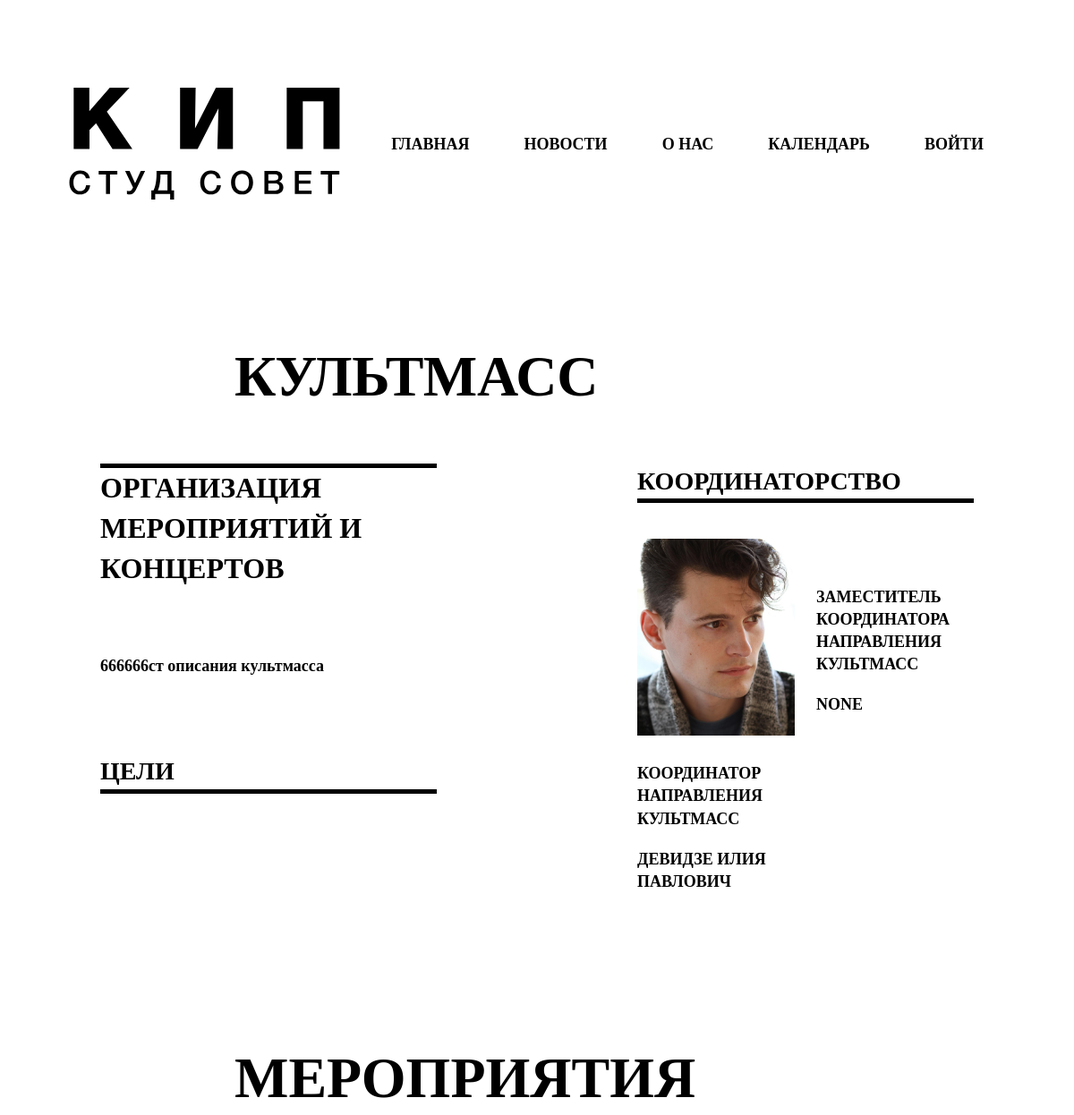
Page /direction/8/ (upper part) on the earlier database version.
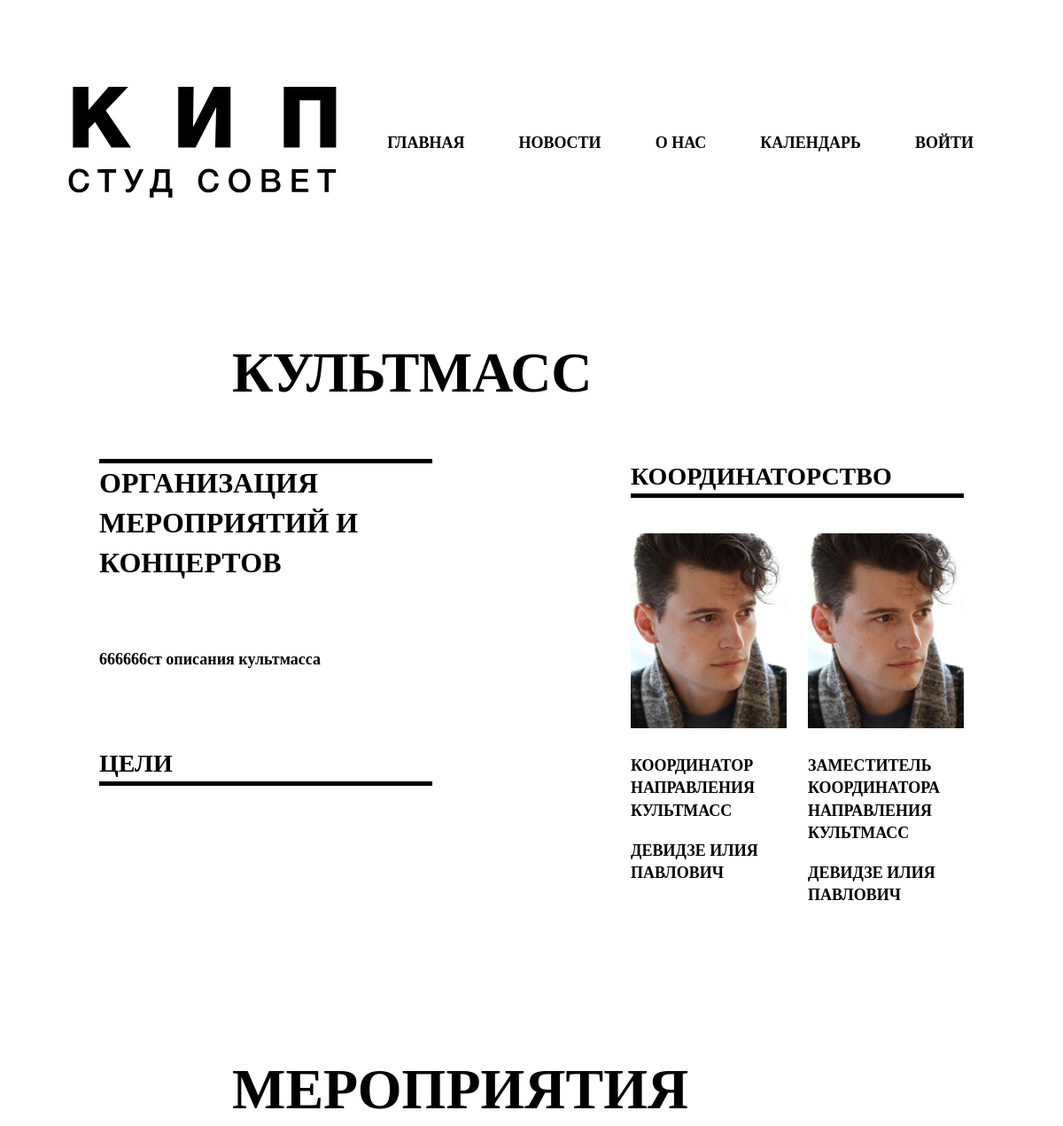
Same page on the later database version.
### accounts/models.py (models this page shows, shortened)
class ListDirection(models.Model):
    STATUS = (
            ('Участник', 'Участник'),
            ('Правление', 'Правление')
    )
    tags        = models.ForeignKey(Tag, null=True, on_delete=models.SET_NULL)
    user        = models.ForeignKey(Student, null=True, on_delete=models.SET_NULL)
    status      = models.CharField(max_length=200, blank=True, null=True, choices=STATUS)
    role        = models.CharField(max_length=200, blank=True, null=True)
    date_created= models.DateTimeField(auto_now_add=True, null=True)

class Student(models.Model):
    user        = models.OneToOneField(User, null=True, on_delete=models.CASCADE)
    group       = models.ForeignKey(Company, null=True, on_delete=models.SET_NULL)
    fio         = models.CharField(max_length=200, null=True)
    phone       = models.CharField(max_length=200, null=True)
    birthday    = models.DateField(null=True)
    profile_pic = models.ImageField(default='avatar.png', null=True, blank=True)
    vk_url      = models.CharField(max_length=200, blank=True, null=True)
    instagram_url   = models.CharField(max_length=200, blank=True, null=True)
    date_created= models.DateTimeField(auto_now_add=True, null=True)
    def __str__(self):
        return str(self.fio)

### accounts/views.py (the view)
# urls.py: path('direction/<str:tags>/', views.direction, name="direction"),
def direction(request, tags):
    news = New.objects.filter(tags=tags)
    users = ListDirection.objects.filter(tags=tags)
    text_about = About.objects.filter(tags=tags).last()
    context = {
    'news':news, 'users':users, 'text_about':text_about
    }
    return render(request, 'accounts/pages/direction.html', context)

### accounts/models.py (called while the page is built)
    def __str__(self):
        return self.name

### accounts/templates/accounts/pages/direction.html (shortened to what this page needs)
{% extends 'accounts/main.html' %}
{% load static %}
{% block content %}
<section class="promo row" id="id_info">
    <div class="col-12 col-sm-7 promo-header">
        {{text_about.tags}}
    </div>
</section>
<section class="info row">
    <div class="col-1 col-xs-0 col-sm-1"></div>
    <div class="col-xs-6 col-sm-10 col-md-5 col-lg-4 info-boxes">
        <div class="row">
            <div class="info-box">
                <div class="info-author-header">{{text_about.goals}}</div>
                <div class="info-text">{{text_about.main_text}}</div>
            </div>
            <div class="info-box">
                <div class="box-header">Цели </div>
            </div>
        </div>
    </div>
    <div class="col-xs-0 col-sm-2 col-md-1 col-lg-2"></div>
    <div class="col-xs-12 col-sm-8 col-md-4 col-lg-4 info-users">
        <div class="box-header">Координаторство</div>
        <div class="row">
            {% for user in users %}
            {% if user.status == "Правление" %}
            <div class="col-xs-12 col-sm-12 col-md-12 col-lg-6 info-user">
                <img class="img-fluid" src="{{user.user.profile_pic.url}}" alt="">
                <div class="info-role">{{user.role}}</div>
                <div class="info-fio">{{user.user}}</div>
            </div>
            {% endif %}
            {% endfor %}
        </div>
    </div>
    <div class="col-xs-1 col-sm-1 col-md-1"></div>
</section>
<section class="promo row" id="id_events">
    <div class="col-12 col-sm-7 promo-header">
        Мероприятия
    </div>
</section>
{% endblock %}

Differences in the rows shown:
changed ListDirection "ЗАМЕСТИТЕЛЬ КООРДИНАТОРА НАПРАВЛЕНИЯ КУЛЬТМАСС": user.profile_pic: picture added; user "NONE" → "ДЕВИДЗЕ ИЛИЯ ПАВЛОВИЧ"
